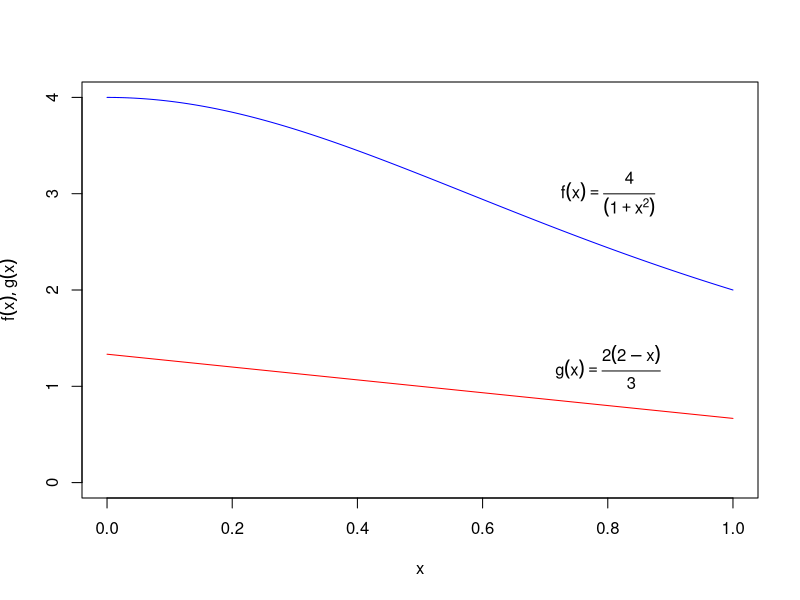
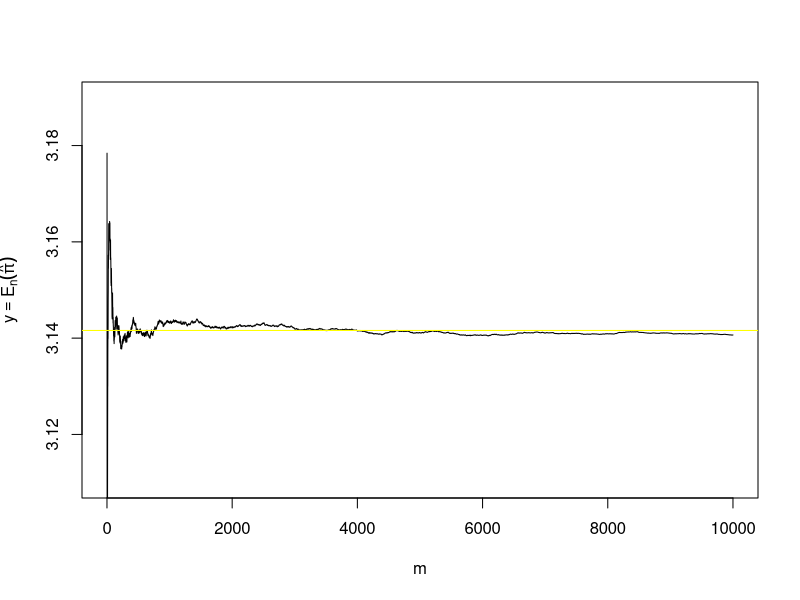
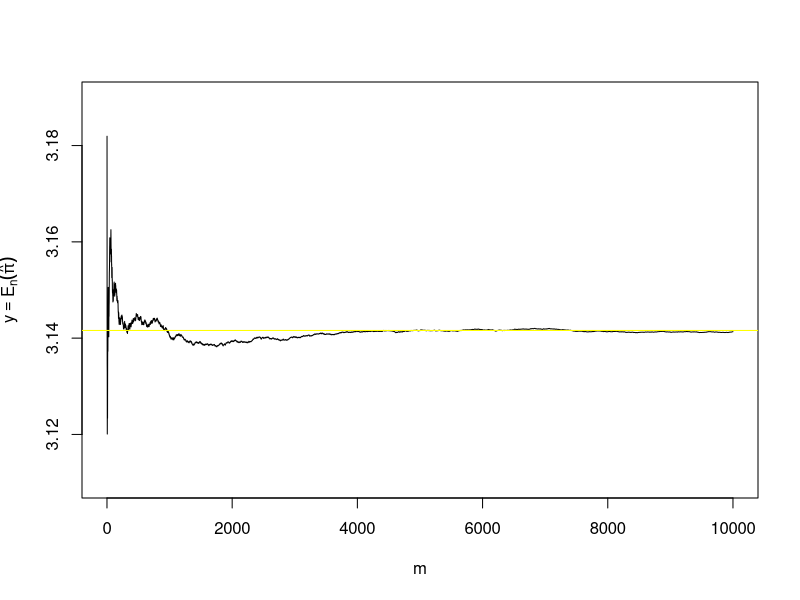

The R script that drew these images, in order:
# ---- g(x) ----
dg=function(i){
  (2/3)*(2-x)
}

# ---- f(x) ----

df=function(x){
  y=4/(1+x^2)
}

# ----Soporte ----
x=matrix(ncol=1, seq(0,1,by=0.001) )

# ---- Plotg(x)f(x) ----
plot(x,apply(x,2,df),type="l", col="blue",xlab=expression(x),
     ylim=c(0,4), xlim=c(0,1), ylab=expression(list(f(x), g(x))))
lines(x,apply(x,2,dg), type="l", col="red")
text(0.8,3,expression(f(x)==frac(4,(1+x^2))) )
text(0.8,1.2, expression(g(x)==frac(2*(2-x),3)), ylim=c(0,3.6))


# ---- -x(x-4)/3=u ----
#u \sim U(0,1)
#Generador de va X por el método de inversión

randx=function(n){
  u=runif(n)
  x1=2-sqrt(4-3*u)
  #x2=(2+sqrt(4-3*u)) No se usa porque X2>1 y 0<X<1
  return(x1)
}

randx.anti=function(n){
  u=runif(n)
  x1=2-sqrt(4-3*u)
  x2=2-sqrt(4-3*(1-u))
  #x2=(2+sqrt(4-3*u)) No se usa porque X2>1 y 0<X<1
  x=matrix(c(x1,x2), ncol=2, byrow=FALSE)
  return(x)
}

#---- Pi ----
PI=function(i){
  #4/(1+i^2) Se desactivó en branch pi-test
  6/((2-x)*(1+i^2)) # f(x)/g(x)
}

PI2=function(i){
  24/((1+i^2)^2)*(2-i)
}

PI.anti=function(i,j){
  # la variable i \sim U(0,1)
  # la variable j=1-i \sim U(0,1)
  ( (6/((2-i)*(1+i^2)))+
    (6/((2-j)*(1+j^2)))
  ) /2
}

PI2.anti=function(i,j){
  # la variable i \sim U(0,1)
  # la variable j=1-i \sim U(0,1)
  ( 24/((1+i^2)^2)*(2-i)+
    24/((1+j^2)^2)*(2-j)
  ) /2
}
# ---- N muestra ----
n=10000

# ---- hat(Pi) ----
x=randx(n)
Teta=PI(i=x)

# ---- hat(sigma2)----
Teta2=PI2(i=x)
s2.teta=mean(Teta2)-mean(Teta)^2

# ---- En(Teta) ----
Teta.n=cumsum(Teta) #Sucesión de sumas parciales
m=seq(1:length(Teta.n)) #Denominador
En.Teta=Teta.n/m #Sucesión E_n[teta] m=1,...,n

# ---- Plot ----
plot(m, En.Teta, type="l", ylim=c(3.11,3.19),
     ylab=expression(y==E[n](hat(pi))))
abline(h=pi, col="yellow")

# ---- hat(Pi.anti) ----
x=randx.anti(n)
Teta.anti=PI.anti(i=x[,1], j=x[,2])

# ---- hat(sigma2.anti)----
Teta2.anti=PI2.anti(i=x[,1],j=x[,2])
s2.teta.anti=mean(Teta2.anti)-mean(Teta.anti)^2

# ---- En(Teta.anti) ----
Teta.n.anti=cumsum(Teta.anti) #Sucesión de sumas parciales
m=seq(1:length(Teta.n.anti))#Denominador
En.Teta.anti=Teta.n.anti/m #Sucesión E_n[teta.anti], m=1,...,n

# ---- Plot.anti ----
plot(m, En.Teta.anti,type="l", ylim=c(3.11,3.19),
     ylab=expression(y==E[n](hat(pi))))
abline(h=pi, col="yellow")
